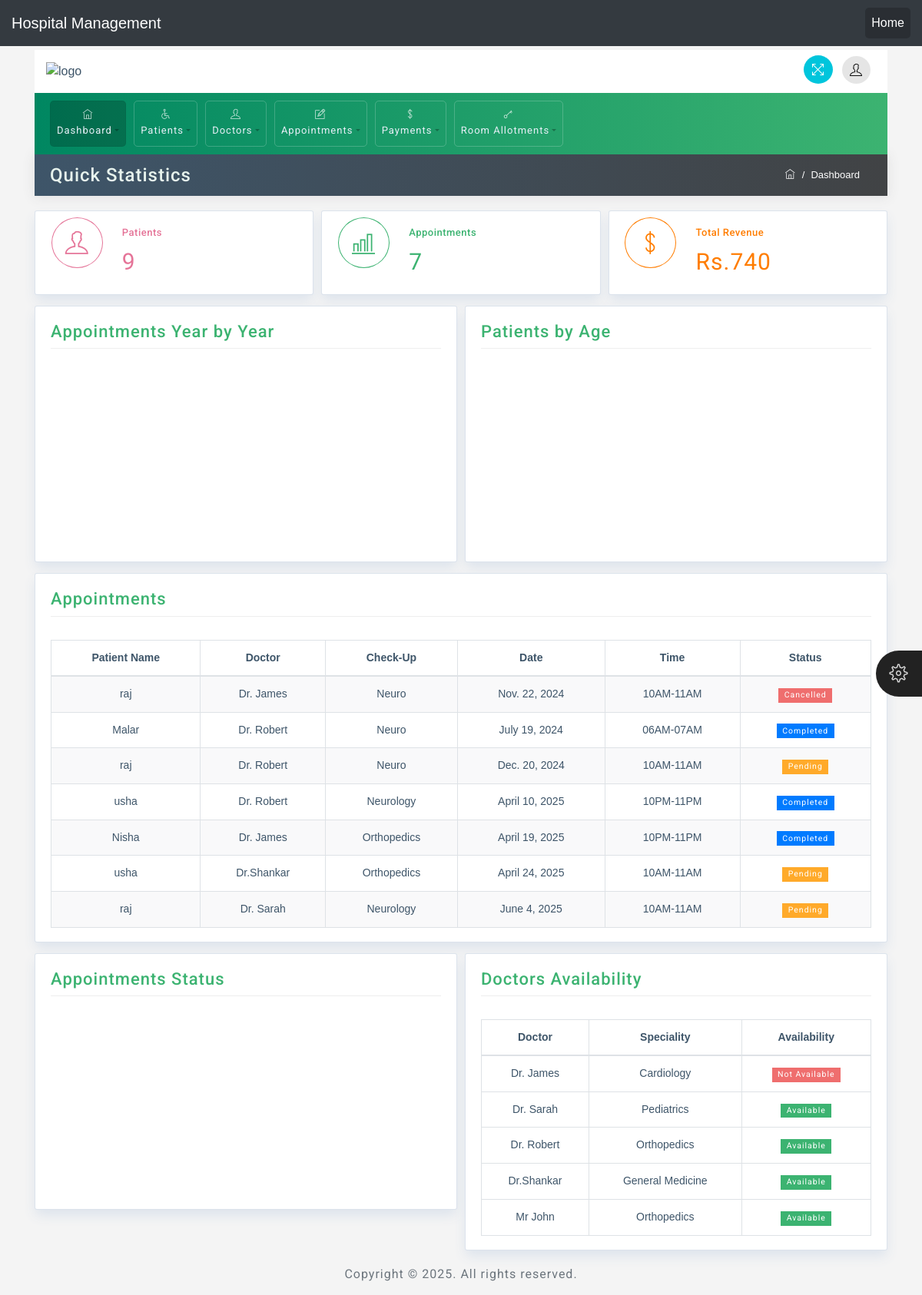
/index/ (signed in), run on the app's committed database.
### app/models.py (models this page shows, shortened)
class Appointment(models.Model):
    DEPARTMENTS = [
        ('Neurology', 'Neurology'),
        ('Gynecology', 'Gynecology'),
        ('Cardiology', 'Cardiology'),
        ('Orthopedics', 'Orthopedics'),
        ('Dermatology', 'Dermatology'),
        ('Pediatrics', 'Pediatrics'),
    ]
    TIME_SLOTS = [
        ('10AM-11AM', '10AM-11AM'),
        ('10PM-11PM', '10PM-11PM'),
        ('06AM-07AM', '06AM-07AM'),
    ]
    STATUS_CHOICES = [
        ('Pending', 'Pending'),
        ('Completed', 'Completed'),
        ('Cancelled', 'Cancelled'),
    ]
    patient = models.ForeignKey(Patient, on_delete=models.CASCADE)
    department = models.CharField(max_length=100, choices=DEPARTMENTS)
    doctor = models.ForeignKey(Doctor, on_delete=models.CASCADE)
    appointment_date = models.DateField()
    time_slot = models.CharField(max_length=20, choices=TIME_SLOTS)
    token_number = models.CharField(max_length=40, unique=True)  # Auto-generated
    problem = models.TextField()
    status = models.CharField(max_length=20, choices=STATUS_CHOICES, default='Pending')

class Patient(models.Model):
    patient_id = models.CharField(max_length=10, unique=True, blank=True, null=True)
    name = models.CharField(max_length=100)
    date_of_birth = models.DateField()
    age = models.PositiveIntegerField()
    phone = models.CharField(max_length=15)
    email = models.EmailField()
    gender = models.CharField(max_length=10, choices=[('Male', 'Male'), ('Female', 'Female')])
    address = models.TextField()
    assigned_doctor = models.ForeignKey('Doctor', on_delete=models.SET_NULL, null=True, blank=True)

class Doctor(models.Model):
    AVAILABILITY_CHOICES = [
        ('Available', 'Available'),
        ('Not Available', 'Not Available'),
    ]
    name = models.CharField(max_length=100)
    date_of_birth = models.DateField()
    specialization = models.CharField(max_length=100)
    experience = models.PositiveIntegerField()  # Years of experience
    age = models.PositiveIntegerField()
    phone = models.CharField(max_length=15)
    email = models.EmailField()
    gender = models.CharField(max_length=10, choices=[('Male', 'Male'), ('Female', 'Female')])
    address = models.TextField()
    availability = models.CharField(max_length=20, choices=AVAILABILITY_CHOICES, default='Available')

### app/views.py (the view)
# urls.py: path('index/', views.index, name='index'),
def index(request):
    if not request.user.is_authenticated:
        return redirect('login')
    patient_count = Patient.objects.count()
    doctor_count = Doctor.objects.count()
    appointment_count = Appointment.objects.count()
    appointments = Appointment.objects.all()
    doctors  = Doctor.objects.all()
    total_payments = Payment.objects.aggregate(total_amount=Sum('paid'))['total_amount']
    payment_count = Payment.objects.count()
    department_counts = Appointment.objects.values('department').annotate(count=Count('id'))
    room_allotments = RoomAllotment.objects.values('room_type').annotate(count=Count('id'))
    context = {
        'doctors' : doctors,
        'patient_count': patient_count,
        'doctor_count': doctor_count,
        'appointment_count': appointment_count,
        'appointments' : appointments,
        'total_payments': total_payments,
        'payment_count': payment_count,
        'department_counts': department_counts,
        'room_allotments': room_allotments,
        'active_page': 'dashboard',
    }
    return render(request, 'index.html', context)

### app/templates/index.html (shortened to what this page needs)
{% load static %}
<!DOCTYPE html>
<html>
<head>
    <link rel="stylesheet" href="{% static 'css/bootstrap.min.css' %}">
    <link rel="stylesheet" href="{% static 'css/themify-icons.css' %}">
    <link rel="stylesheet" href="{% static 'css/animate.css' %}">
    <link rel="stylesheet" href="{% static 'css/styles.css' %}">
    <link rel="stylesheet" href="{% static 'css/green.css' %}" id="style_theme">
    <link rel="stylesheet" href="{% static 'css/responsive.css' %}">
    <link rel="stylesheet" href="{% static 'charts/css/morris.css' %}">
    <link rel="stylesheet" href="{% static 'css/jquery-jvectormap.css' %}">
</head>
<body>
	<nav class="navbar navbar-expand-lg navbar-dark bg-dark">
		<a class="navbar-brand" href="#">Hospital Management</a>
		<div class="collapse navbar-collapse" id="navbarNav">
		  <ul class="navbar-nav ml-auto">
			<li class="nav-item active">
			  <a class="nav-link" href="{% url 'home' %}">Home</a>
			</li>
			</ul>
		</div>
	  </nav>
	<div class="theme-settings" id="switcher">
		<span class="theme-click">
			<span class="ti-settings"></span>
		</span>
	</div>
	<div class="wrapper">
		<div id="content">
			<div class="container top-brand">
				<nav class="navbar navbar-default">
					<div class="navbar-header">
						<div class="sidebar-header"> <a href="{%url 'index'%}"><img src="{% static 'images/aboutus.png' %}" class="logo" alt="logo"></a>
						</div>
					</div>
					<ul class="nav justify-content-end">
						<li class="nav-item">
							<a class="nav-link">
								<span title="Fullscreen" class="ti-fullscreen fullscreen"></span>
							</a>
						</li>
						<li class="nav-item">
							<a class="nav-link dropdown-toggle" data-toggle="dropdown" href="#" role="button" aria-haspopup="true"
							 aria-expanded="false">
								<span class="ti-user"></span>
							</a>
						</li>
					</ul>
				</nav>
			</div>
			<div class="container menu-nav">
				{%include 'nav.html' with active_page="dashboard"%}
			</div>
			<div class="container mt-0">
				<div class="row breadcrumb-bar">
					<div class="col-md-6">
						<h3 class="block-title">Quick Statistics</h3>
					</div>
					<div class="col-md-6">
						<ol class="breadcrumb">
							<li class="breadcrumb-item">
								<a href="{%url 'index'%}">
									<span class="ti-home"></span>
								</a>
							</li>
							<li class="breadcrumb-item active">Dashboard</li>
						</ol>
					</div>
				</div>
			</div>
			<div class="container home">
				<div class="row">
					<div class="col-md-4">
						<div class="widget-area proclinic-box-shadow color-red">
							<div class="widget-left">
								<span class="ti-user"></span>
							</div>
							<div class="widget-right">
								<h4 class="wiget-title">Patients</h4>
								<span class="numeric color-red">{{patient_count}}</span>
							</div>
						</div>
					</div>
					<div class="col-md-4">
						<div class="widget-area proclinic-box-shadow color-green">
							<div class="widget-left">
								<span class="ti-bar-chart"></span>
							</div>
							<div class="widget-right">
								<h4 class="wiget-title">Appointments</h4>
								<span class="numeric color-green">{{appointment_count}}</span>
							</div>
						</div>
					</div>
					<div class="col-md-4">
						<div class="widget-area proclinic-box-shadow color-yellow">
							<div class="widget-left">
								<span class="ti-money"></span>
							</div>
							<div class="widget-right">
								<h4 class="wiget-title">Total Revenue</h4>
								<span class="numeric color-yellow">Rs.{{total_payments}}</span>
							</div>
						</div>
					</div>
				</div>
				<div class="row">
					<div class="col-md-6">
						<div class="widget-area-2 proclinic-box-shadow">
							<h3 class="widget-title">Appointments Year by Year</h3>
							<div id="lineMorris" class="chart-home"></div>
						</div>
					</div>
					<div class="col-md-6">
						<div class="widget-area-2 proclinic-box-shadow">
							<h3 class="widget-title"> Patients by Age</h3>
							<div id="barMorris" class="chart-home"></div>
						</div>
					</div>
				</div>
				<div class="row">
					<div class="col-md-12">
						<div class="widget-area-2 proclinic-box-shadow">
							<h3 class="widget-title">Appointments</h3>
							<div class="table-responsive">
								<table class="table table-bordered table-striped">
									<thead>
										<tr>
											<th>Patient Name</th>
											<th>Doctor</th>
											<th>Check-Up</th>
											<th>Date</th>
											<th>Time</th>
											<th>Status</th>
										</tr>
									</thead>
									<tbody>
										{% for appointment in appointments %}
										<tr>
											<td>{{appointment.patient.name}}</td>
											<td>{{appointment.doctor.name}}</td>
											<td>{{appointment.department}}</td>
											<td>{{appointment.appointment_date}}</td>
											<td>{{appointment.time_slot}}</td>
											<td>
												{% if appointment.status == 'Pending' %}
												<span class="badge badge-warning">Pending</span>
												{% elif appointment.status == 'Completed' %}
												<span class="badge badge-primary">Completed</span>
												{% else %}
												<span class="badge badge-danger">Cancelled</span>
												{% endif %}
											</td>
										 </tr>
										{%endfor%}
									</tbody>
								</table>
							</div>
						</div>
					</div>
				</div>
				<div class="row">
					<div class="col-sm-6">
						<div class="widget-area-2 proclinic-box-shadow">
							<h3 class="widget-title">Appointments Status</h3>
							<div id="donutMorris" class="chart-home"></div>
						</div>
					</div>
					<div class="col-md-6">
						<div class="widget-area-2 progress-status proclinic-box-shadow">
							<h3 class="widget-title">Doctors Availability</h3>
							<div class="table-responsive">
								<table class="table table-bordered">
									<thead>
										<tr>
											<th>Doctor</th>
											<th>Speciality</th>
											<th>Availability</th>
										</tr>
									</thead>
									<tbody>
										{% for doctor in doctors %}
										<tr>
											<td>{{ doctor.name }}</td>
											<td>{{ doctor.specialization }}</td>
											<td>
												{% if doctor.availability == "Available" %}
													<span class="badge badge-success">Available</span>
												{% else %}
													<span class="badge badge-danger">Not Available</span>
												{% endif %}
											</td>
										</tr>
										{% endfor %}
									</tbody>
								</table>
							</div>
						</div>
					</div>
				</div>
			</div>
			<div class="container">
				<div class="d-sm-flex justify-content-center">
				  <span class="text-muted text-center d-block d-sm-inline-block">Copyright © 2025. All rights reserved.</span>
				</div>
			</div>
		</div>
	</div>
</body>
</html>

### app/templates/nav.html (shortened to what this page needs)
<nav class="navbar navbar-expand-lg proclinic-bg text-white">
    <div class="collapse navbar-collapse" id="navbarSupportedContent">
        <ul class="navbar-nav mr-auto">
            <li class="nav-item dropdown {% if active_page == 'dashboard' %}active{% endif %}">
                <a class="nav-link dropdown-toggle" data-toggle="dropdown" href="#" role="button" aria-haspopup="true"
                 aria-expanded="false"><span class="ti-home"></span> Dashboard</a>
            </li>
            <li class="nav-item dropdown  {% if active_page == 'patients' %}active{% endif %}">
                <a class="nav-link dropdown-toggle" data-toggle="dropdown" href="#" role="button" aria-haspopup="true"
                 aria-expanded="false"><span class="ti-wheelchair"></span> Patients</a>
            </li>
            <li class="nav-item dropdown {% if active_page == 'doctors' %}active{% endif %}">
                <a class="nav-link dropdown-toggle" data-toggle="dropdown" href="#" role="button" aria-haspopup="true"
                 aria-expanded="false"><span class="ti-user"></span> Doctors</a>
            </li>
            <li class="nav-item dropdown {% if active_page == 'appointments' %}active{% endif %}">
                <a class="nav-link dropdown-toggle" data-toggle="dropdown" href="#" role="button" aria-haspopup="true"
                 aria-expanded="false"><span class="ti-pencil-alt"></span> Appointments</a>
            </li>
            <li class="nav-item dropdown {% if active_page == 'payments' %}active{% endif %}">
                <a class="nav-link dropdown-toggle" data-toggle="dropdown" href="#" role="button" aria-haspopup="true"
                 aria-expanded="false"><span class="ti-money"></span> Payments</a>
            </li>
            <li class="nav-item dropdown {% if active_page == 'rooms' %}active{% endif %}">
                <a class="nav-link dropdown-toggle" data-toggle="dropdown" href="#" role="button" aria-haspopup="true"
                 aria-expanded="false"><span class="ti-key"></span> Room Allotments</a>
            </li>
        </ul>
    </div>
</nav>

### app/static/app/css/green.css (style rules this page uses)
.proclinic-bg { background: #3CB371; background: -webkit-linear-gradient(to right, #008761, #3CB371); background: linear-gradient(to right, #008761, #3CB371); }
.widget-title { color: #3CB371; }

### app/static/app/css/responsive.css (style rules this page uses)
@media (min-width: 992px) { .row { margin-right: -5px; margin-left: -5px; } }
@media (min-width: 992px) and (max-width: 1200px) { .menu-nav [class^="ti-"], .menu-nav [class*=" ti-"] { display: block; margin-bottom: 5px; text-align: center; } }

### data on the page
Appointment: patient.name "raj", doctor.name "Dr. James", department "Neuro", appointment_date "Nov. 22, 2024", time_slot "10AM-11AM", status "Cancelled"
Appointment: patient.name "Malar", doctor.name "Dr. Robert", department "Neuro", appointment_date "July 19, 2024", time_slot "06AM-07AM", status "Completed"
Appointment: patient.name "raj", doctor.name "Dr. Robert", department "Neuro", appointment_date "Dec. 20, 2024", time_slot "10AM-11AM", status "Pending"
Appointment: patient.name "usha", doctor.name "Dr. Robert", department "Neurology", appointment_date "April 10, 2025", time_slot "10PM-11PM", status "Completed"
Appointment: patient.name "Nisha", doctor.name "Dr. James", department "Orthopedics", appointment_date "April 19, 2025", time_slot "10PM-11PM", status "Completed"
Appointment: patient.name "usha", doctor.name "Dr.Shankar", department "Orthopedics", appointment_date "April 24, 2025", time_slot "10AM-11AM", status "Pending"
Appointment: patient.name "raj", doctor.name "Dr. Sarah", department "Neurology", appointment_date "June 4, 2025", time_slot "10AM-11AM", status "Pending"
Doctor: name "Dr. James", specialization "Cardiology", availability "Not Available"
Doctor: name "Dr. Sarah", specialization "Pediatrics", availability "Available"
Doctor: name "Dr. Robert", specialization "Orthopedics", availability "Available"
Doctor: name "Dr.Shankar", specialization "General Medicine", availability "Available"
Doctor: name "Mr John", specialization "Orthopedics", availability "Available"

### other printed values
{{ patient_count }} "9"
{{ appointment_count }} "7"
{{ total_payments }} "740"
